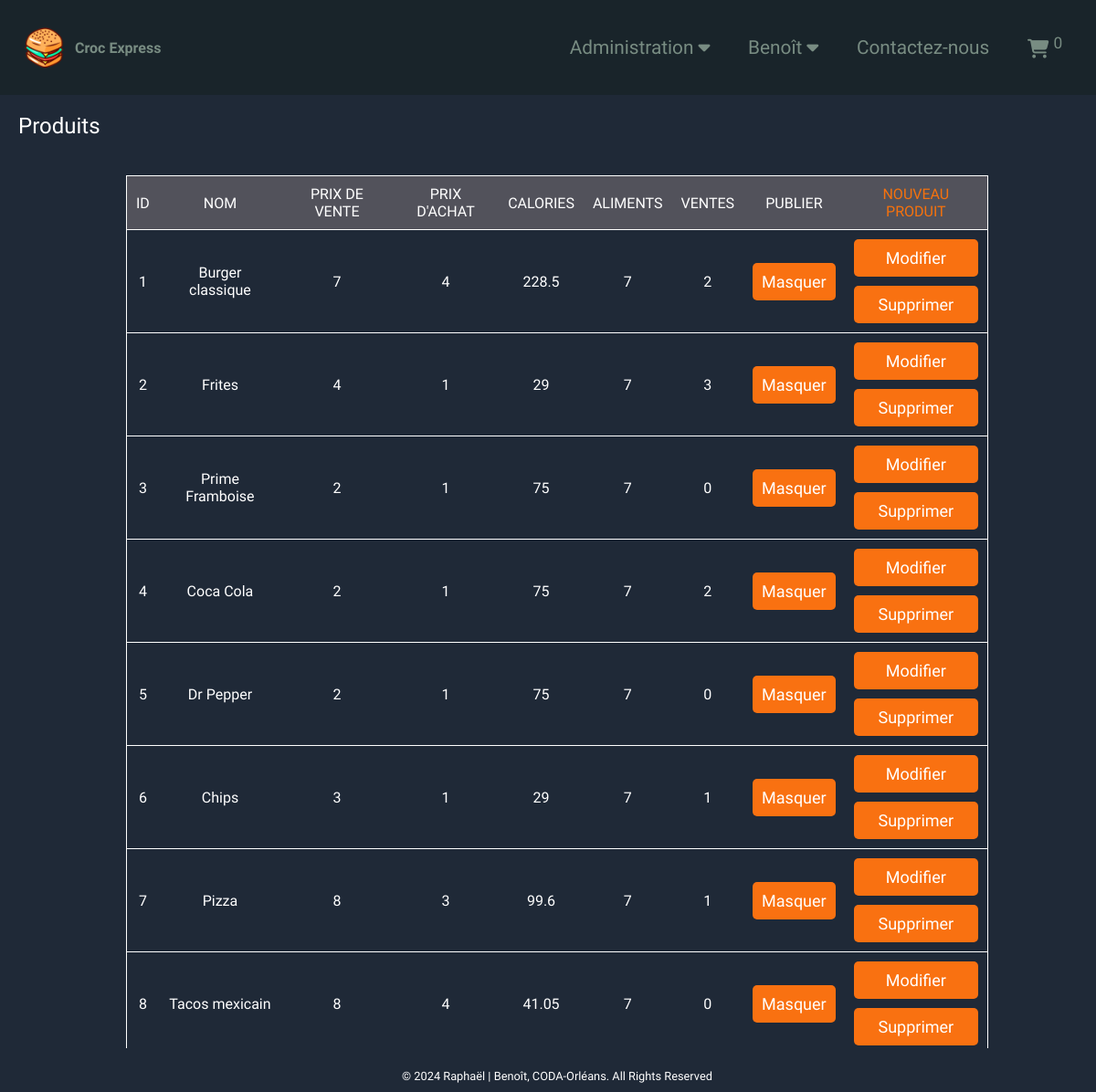
/index.php?page=admin_products (signed in), run on the app's committed database.
### tables this page shows
CREATE TABLE `products` (
  `id` int(11) NOT NULL,
  `name` varchar(100) NOT NULL,
  `description` varchar(255) NOT NULL,
  `price` float NOT NULL,
  `buying_price` float NOT NULL,
  `category_id` int(11) NOT NULL,
  `is_hidden` tinyint(1) DEFAULT '0'
);

### src/controllers/admin/admin_products_controller.php (called while the page is built, shortened)
<?php
$totalCalories = 0;
$allProducts = $productManager->getAll();
require PATH_VIEWS . 'admin/admin_products.php';

### public/index.php (called while the page is built, shortened)
<?php
require PATH_TO_PRIVATE . "core/DBconnection.php";
require "imports.php";
require PATH_VIEWS . 'layout.php';

### public/imports.php (called while the page is built, shortened)
<?php
require PATH_TO_PRIVATE . 'classes/managers/UserManager.class.php';
require PATH_TO_PRIVATE . "classes/managers/ProductFoodManager.class.php";
require PATH_TO_PRIVATE . "classes/managers/OrderProductManager.class.php";
require PATH_TO_PRIVATE . "classes/Calories.class.php";
$productManager = new ProductManager($bdd, "products");
$productFoodManager = new ProductFoodManager($bdd, "products_foods");
$orderProductManager = new OrderProductManager($bdd, "orders_products");

### src/classes/managers/Manager.class.php (called while the page is built, shortened)
<?php
abstract class Manager
{
    protected PDO $bdd;
    protected string $table;
    public function __construct(PDO $database_connection, string $table)
    {
        $this->bdd = $database_connection;
        $this->table = $table;
    }
    public function getAll(): array|null
    {
        $query = "SELECT * FROM " . $this->table;
        $response = $this->bdd->query($query);
        return $response->fetchAll();
    }
}

### src/classes/managers/ProductFoodManager.class.php (called while the page is built, shortened)
<?php
class ProductFoodManager extends Manager
{
    public function getAllFoodDatasOfProduct(int $product_id): array
    {
        $query = "SELECT f.* FROM foods as f
        INNER JOIN products_foods as pf ON pf.food_id = f.id
        INNER JOIN products as p ON p.id = pf.product_id WHERE p.id =:product_id";
        $response = $this->bdd->prepare($query);
        $response->execute([
            'product_id' => $product_id
        ]);
        return $response->fetchAll();
    }
}

### src/classes/Calories.class.php (called while the page is built)
<?php
class Calories
{
    public static function calculateCalories($grams, $caloriesPer100g): float|int
    {
        return $grams * $caloriesPer100g;
    }
    public static function calculateTotalCaloriesPerAliment($data): float|int
    {
        $lipidCalories = Calories::calculateCalories($data["lipid"], 9);
        $carboCalories = Calories::calculateCalories($data["carbohydrate"], 4);
        $proteinCalories = Calories::calculateCalories($data["protein"], 4);
        return $lipidCalories + $carboCalories + $proteinCalories;
    }
}

### src/classes/managers/OrderProductManager.class.php (called while the page is built, shortened)
<?php
class OrderProductManager extends Manager
{
    public function getProductSales(int $product_id): array
    {
        $query = "SELECT * FROM " . $this->table . " WHERE product_id=:product_id";
        $response = $this->bdd->prepare($query);
        $response->execute([
            'product_id' => $product_id
        ]);
        return $response->fetchAll();
    }
}

### src/views/admin/admin_products.php (the view, shortened to what this page needs)
<h3>Produits</h3>
<table class='table-cart'>
    <thead>
    <th>ID</th>
    <th>Nom</th>
    <th>Prix de vente</th>
    <th>Prix d'achat</th>
    <th>Calories</th>
    <th>Aliments</th>
    <th>Ventes</th>
    <th>Publier</th>
    <th><a href="?page=admin_add_product" title="Add product admin">Nouveau produit</a></th>
    </thead>
    <?php foreach ($allProducts as $product) { ?>
        <?php
        $food = $productFoodManager->getAllFoodOfProduct($product['id']);
        $sales = $orderProductManager->getProductSales($product['id']);
        $foods = $productFoodManager->getAllFoodDatasOfProduct($product['id']);
        ?>
        <tr>
            <td>
                <?= $product['id'] ?>
            </td>
            <td>
                <?= $product['name'] ?>
            </td>
            <td>
                <?= $product['price'] ?>
            </td>
            <td>
                <?= $product['buying_price'] ?>
            </td>
            <td>
                <?php foreach ($foods as $food) { ?>
                    <?php
                    $calories = Calories::calculateTotalCaloriesPerAliment($food);
                    $totalCalories += $calories * ($food["weight"] / 100); ?>
                <?php } ?>
                <?= $totalCalories ?>
            </td>
            <?php
            $totalCalories = 0;
            ?>
            <td>
                <?= count($food) ?>
            </td>
            <td>
                <?= count($sales) ?>
            </td>
            <td>
                <form method="post">
                    <button name="show_hide" type="submit" class="submit pay orange-button">
                        <?= $product['is_hidden'] ? "Afficher" : "Masquer" ?>
                    </button>
                </form>
            </td>
            <td id="delete-edit">
                <form method="post" action="?page=admin_edit_product">
                    <button type="submit" class="submit pay orange-button">Modifier</button>
                </form>
                <form method="post">
                    <button name="delete" type="submit" class="submit pay orange-button">Supprimer</button>
                </form>
            </td>
        </tr>
    <?php } ?>
</table>

### src/styles/style.css (style rules this page uses)
* { margin: 0; padding: 0; color: #FFF; font-family: "Work Sans", sans-serif; }
button { border: none; outline: none; cursor: pointer; }
body { background-color: #1f2937; }
a, nav i, .fa-circle-info, .fa-backward, nav p, sup { text-decoration: none; color: #788c82; transition: 0.5s; cursor: pointer; user-select: none; }
h3 { font-size: 1.5em; font-weight: 400; font-synthesis: none; text-rendering: optimizeLegibility; -webkit-font-smoothing: antialiased; -moz-osx-font-smoothing: grayscale; }
.submit { width: 100%; padding: 15px 0; font-size: 18px; font-weight: 500; border-radius: 5px; cursor: pointer; background-color: #d01a1a83; transition: 0.5s; width: 100%; }
.orange-button { display: flex; padding: 10px; border-radius: 5px; background-color: #f97111; font-size: 1em; justify-content: center; transition: 0.5s; font-weight: 600; }
td { padding: 10px; text-align: center; vertical-align: middle; }
tr { border: 1px solid white; }
.pay { padding: 10px; font-size: 18px; font-weight: 500; margin: 0; }
#delete-edit { display: flex; gap: 10px; flex-direction: column; }
table { border: 1px solid white; margin: 40px auto; border-collapse: collapse; width: 80%; }
table * { font-weight: 400; }
thead th { padding: 10px; background-color: #52525b; text-transform: uppercase; }
thead th a { color: #f6720d; text-decoration: none; display: inline-block; transition: transform .3s ease-out; }

### data on the page
products: id "1", name "Burger classique", price "7", buying_price "4", totalCalories "228.5", count($food) "7", count($sales) "2", is_hidden "Masquer"
products: id "2", name "Frites", price "4", buying_price "1", totalCalories "29", count($food) "7", count($sales) "3", is_hidden "Masquer"
products: id "3", name "Prime Framboise", price "2", buying_price "1", totalCalories "75", count($food) "7", count($sales) "0", is_hidden "Masquer"
products: id "4", name "Coca Cola", price "2", buying_price "1", totalCalories "75", count($food) "7", count($sales) "2", is_hidden "Masquer"
products: id "5", name "Dr Pepper", price "2", buying_price "1", totalCalories "75", count($food) "7", count($sales) "0", is_hidden "Masquer"
products: id "6", name "Chips", price "3", buying_price "1", totalCalories "29", count($food) "7", count($sales) "1", is_hidden "Masquer"
products: id "7", name "Pizza", price "8", buying_price "3", totalCalories "99.6", count($food) "7", count($sales) "1", is_hidden "Masquer"
products: id "8", name "Tacos mexicain", price "8", buying_price "4", totalCalories "41.05", count($food) "7", count($sales) "0", is_hidden "Masquer"

### other printed values
$_SESSION['name'] "Benoît"
$total "0"
